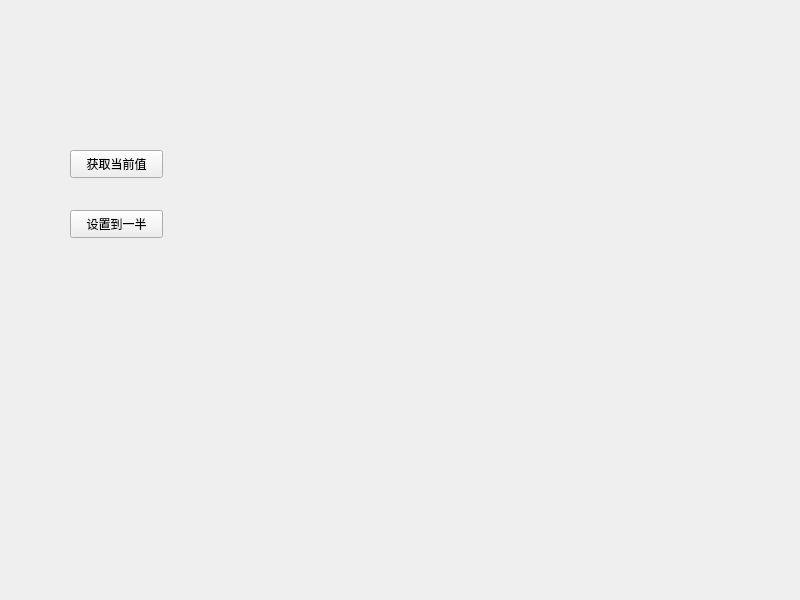
<?xml version="1.0" encoding="UTF-8"?>
<ui version="4.0">
 <class>Widget</class>
 <widget class="QWidget" name="Widget">
  <property name="geometry">
   <rect>
    <x>0</x>
    <y>0</y>
    <width>800</width>
    <height>600</height>
   </rect>
  </property>
  <property name="windowTitle">
   <string>Widget</string>
  </property>
  <widget class="SmallWidget" name="widget" native="true">
   <property name="geometry">
    <rect>
     <x>30</x>
     <y>20</y>
     <width>291</width>
     <height>71</height>
    </rect>
   </property>
  </widget>
  <widget class="QPushButton" name="btn_get">
   <property name="geometry">
    <rect>
     <x>70</x>
     <y>150</y>
     <width>93</width>
     <height>28</height>
    </rect>
   </property>
   <property name="text">
    <string>获取当前值</string>
   </property>
  </widget>
  <widget class="QPushButton" name="btn_set">
   <property name="geometry">
    <rect>
     <x>70</x>
     <y>210</y>
     <width>93</width>
     <height>28</height>
    </rect>
   </property>
   <property name="text">
    <string>设置到一半</string>
   </property>
  </widget>
 </widget>
 <customwidgets>
  <customwidget>
   <class>SmallWidget</class>
   <extends>QWidget</extends>
   <header location="global">smallwidget.h</header>
   <container>1</container>
  </customwidget>
 </customwidgets>
 <resources/>
 <connections/>
</ui>
